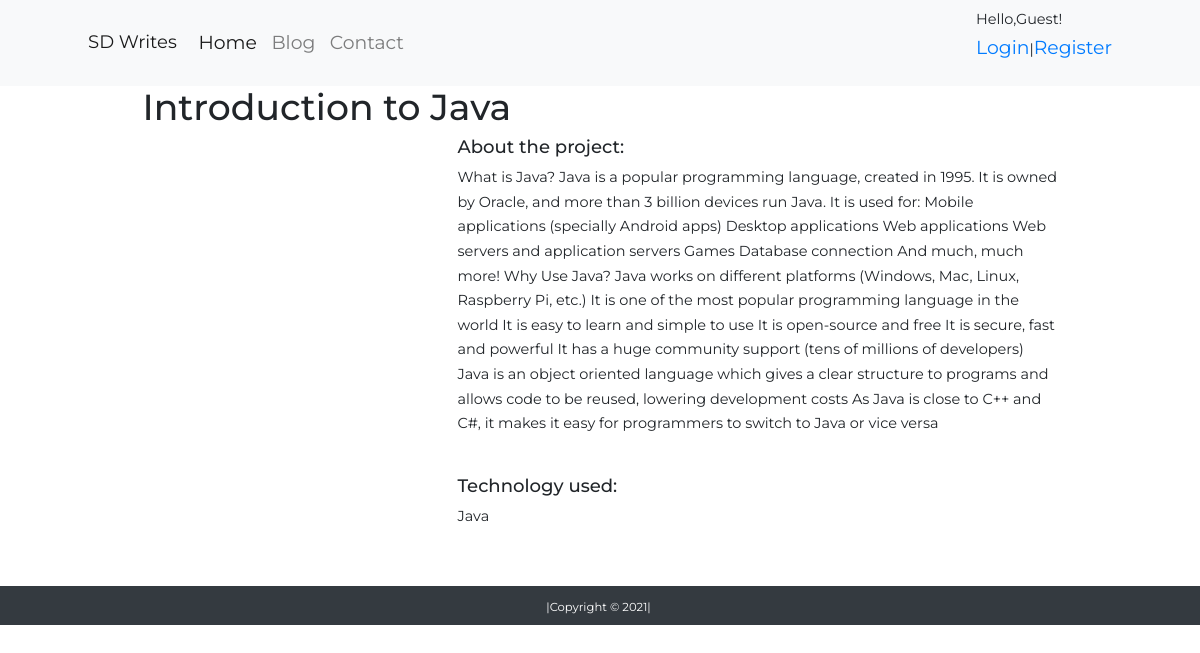
Page /projects/project/2/ on the committed database.
### projects/models.py (models this page shows, shortened)
class Project(models.Model):
    title = models.CharField(max_length=100)
    description = models.TextField()
    technology = models.CharField(max_length=20)
    image = models.ImageField(upload_to='media/projectimages/',blank=True)

### projects/views.py (the view)
# urls.py: path("project/<int:pk>/", projectview.projectdetail, name="projectdetails"),
def projectdetail(request, pk):
    project = Project.objects.get(pk=pk)
    context = {
        'project': project
    }
    return render(request, 'projects/projectdetails.html', context)

### templates/projects/projectdetails.html (shortened to what this page needs)
{% extends "projects/base1.html" %}
{% load static %}
{% block content %}
<div class="container">
<h1>{{ project.title }}</h1>
<div class="row">
    <div class="col-md-4">
    </div>
    <div class="col-md-8">
        <h5>About the project:</h5>
        <p>{{ project.description }}</p>
        <br>
        <h5>Technology used:</h5>
        <p>{{ project.technology }}</p>
    </div>
</div>
</div>
{% endblock %}

### static/css/styles.css (style rules this page uses)
* { margin: 0%; padding: 0%; box-sizing: border-box!important; text-decoration: none!important; list-style-type: none; }
html { font-size: 90.5%; }
body { font-family: 'Montserrat', sans-serif; line-height: 1.7; }
.container { max-width: 1200px; width: 90%; }

### rows in the picture
Project: title "Introduction to Java", description "What is Java? Java is a popular programming language, created in 1995. It is owned by Oracle, and more than 3 billion devices run Java. It is used for: Mobile applications (specially Android apps) Desktop applications Web applications Web servers and application servers Games Database connection And much, much more! Why Use Java? Java works on different platforms (Windows, Mac, Linux, Raspberry Pi, etc.) It is one of the most popular programming language in the world It is easy to learn and simple to use It is open-source and free It is secure, fast and powerful It has a huge community support (tens of millions of developers) Java is an object oriented language which gives a clear structure…", technology "Java"

### other values in the picture
{{ user.username|default:'Guest' }} "Guest"
